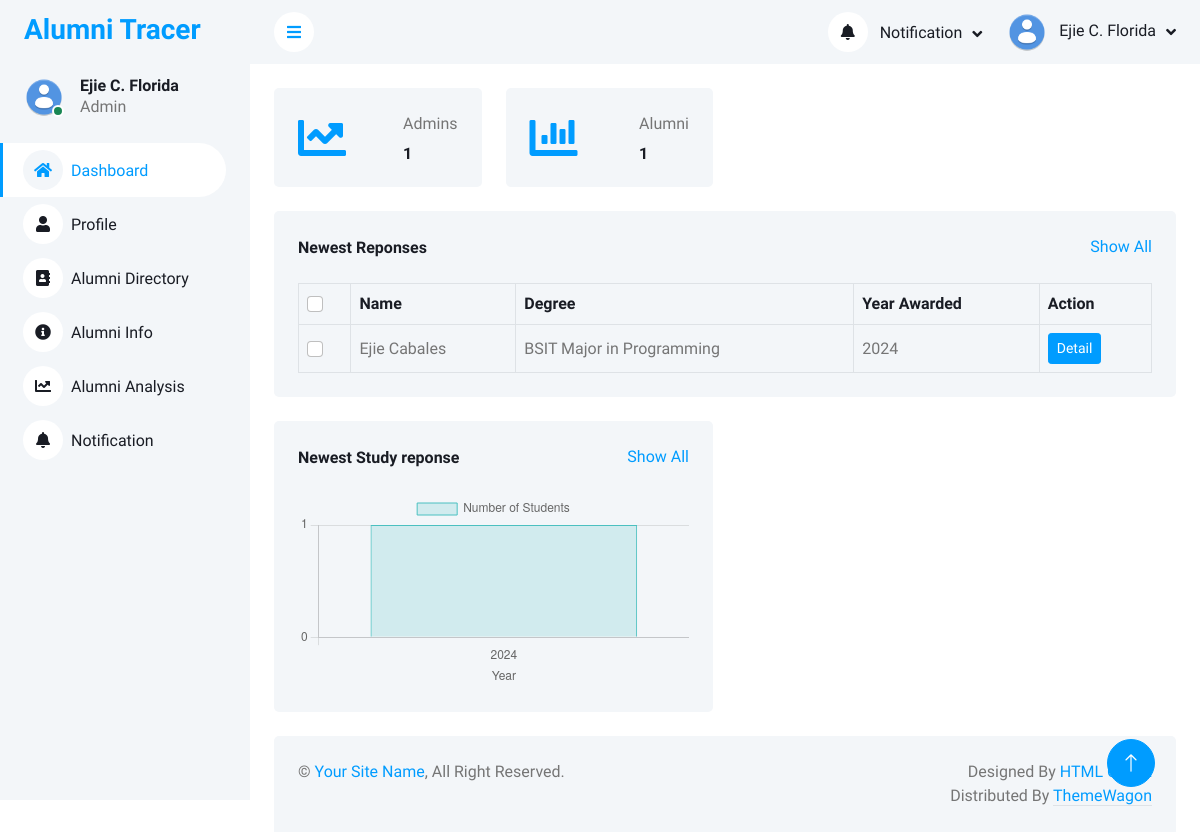
Screenshot of /php_files/admin_dashboard.php (signed in) with the database file from the repository.
### tables this page shows
CREATE TABLE `r_accounts` (
  `id` int(11) NOT NULL,
  `name` varchar(100) NOT NULL,
  `email` varchar(100) NOT NULL,
  `school_role` varchar(100) NOT NULL,
  `school` varchar(255) NOT NULL,
  `password` varchar(200) NOT NULL,
  `date_registered` datetime NOT NULL DEFAULT current_timestamp(),
  `profile_img` varchar(255) NOT NULL,
  `contact` varchar(255) NOT NULL,
  `bio` varchar(255) NOT NULL,
  `status` varchar(255) NOT NULL,
  `face_data` varchar(255) DEFAULT NULL
);

CREATE TABLE `l_study_response` (
  `id` int(11) NOT NULL,
  `gmail` varchar(255) NOT NULL,
  `choose_school` varchar(255) NOT NULL,
  `name` varchar(255) NOT NULL,
  `sex` varchar(255) DEFAULT NULL,
  `age` int(3) DEFAULT NULL,
  `degree` varchar(255) DEFAULT NULL,
  `year_awarded` year(4) DEFAULT NULL,
  `current_study` text DEFAULT NULL,
  `if_no_jobs` text DEFAULT NULL,
  `if_yes_details` text DEFAULT NULL,
  `pursue_reasons` text DEFAULT NULL,
  `current_position` text DEFAULT NULL,
  `other_position` text DEFAULT NULL,
  `time_to_job` text DEFAULT NULL,
  `time_gap` text DEFAULT NULL,
  `employment_history` text DEFAULT NULL,
  `job_info_source` text DEFAULT NULL,
  `other_job_info` varchar(255) DEFAULT NULL,
  `job_qualifications` text DEFAULT NULL,
  `gross_salary` varchar(50) DEFAULT NULL,
  `job_benefits` text DEFAULT NULL,
  `work_location` varchar(255) DEFAULT NULL,
  `num_employees` varchar(255) DEFAULT NULL,
  `work_nature` varchar(255) DEFAULT NULL,
  `other_work_nature_text` text DEFAULT NULL,
  `proof_image` varchar(255) DEFAULT NULL,
  `job_problem` varchar(255) DEFAULT NULL,
  `problem_elaboration` text DEFAULT NULL,
  `self_employed_reason` text DEFAULT NULL,
  `knowledge_enhance` text DEFAULT NULL,
  `problem_solving` text DEFAULT NULL,
  `research_skills` text DEFAULT NULL,
  `learning_efficiency` text DEFAULT NULL,
  `communication_skills` text DEFAULT NULL,
  `more_inclined` text DEFAULT NULL,
  `team_spirit` text DEFAULT NULL,
  `job_relevance` varchar(255) DEFAULT NULL,
  `applied_course` varchar(255) DEFAULT NULL,
  `possible_reasons` varchar(255) DEFAULT NULL,
  `other_reasons` text DEFAULT NULL,
  `present_job` varchar(255) DEFAULT NULL,
  `other_job` text DEFAULT NULL,
  `range_module` text DEFAULT NULL,
  `optional_module` text DEFAULT NULL,
  `relevance` text DEFAULT NULL,
  `worlkload` text DEFAULT NULL,
  `solving` text DEFAULT NULL,
  `learning` text DEFAULT NULL,
  `placement` text DEFAULT NULL,
  `environment` text DEFAULT NULL,
  `quality` text DEFAULT NULL,
  `job_satisfaction` varchar(255) DEFAULT NULL,
  `job_stay` varchar(255) DEFAULT NULL,
  `stay_other_text` text DEFAULT NULL,
  `status` text DEFAULT NULL,
  `created_at` timestamp NOT NULL DEFAULT current_timestamp(),
  `check_mode` int(11) NOT NULL
);

### php_files/admin_dashboard.php (the view, shortened to what this page needs)
<?php
include("../connection/conn.php");
function decryptData($encryptedData)
{
    $key = ENCRYPTION_KEY;
    $data = base64_decode($encryptedData);
    $ivLength = openssl_cipher_iv_length('aes-256-cbc');
    $iv = substr($data, 0, $ivLength);
    $encrypted = substr($data, $ivLength);
    return openssl_decrypt($encrypted, 'aes-256-cbc', $key, 0, $iv);
}
$id = $_SESSION['user_id'];
$sql = "SELECT * FROM r_accounts WHERE id = '$id'";
$query = mysqli_query($conn, $sql);
$call = mysqli_fetch_assoc($query);
$adminCountSql = "SELECT COUNT(*) as admin_count FROM r_accounts";
$adminCountQry = mysqli_query($conn, $adminCountSql);
$adminCount =  mysqli_fetch_assoc($adminCountQry);
$approvedAlumniSql = "SELECT COUNT(*) as approved_alumni_count FROM e_schools WHERE confirm_status = 'Approved'";
$approvedAlumniQry = mysqli_query($conn, $approvedAlumniSql);
$approvedAlumni =  mysqli_fetch_assoc($approvedAlumniQry);
$responseSql = "SELECT id, `name`, degree, year_awarded FROM l_study_response ORDER BY created_at DESC  LIMIT 5";
$responseQry = mysqli_query($conn, $responseSql);
$alumniSql = "SELECT degree, year_awarded, COUNT(*) as student_count
        FROM l_study_response
        GROUP BY  year_awarded
        ORDER BY year_awarded";
$alumniQry = mysqli_query($conn, $alumniSql);
$years_degrees = [];
$student_counts = [];
while ($row = mysqli_fetch_assoc($alumniQry)) {
    $years_degrees[] = $row['year_awarded'];
    $student_counts[] = $row['student_count'];
}
$years_degrees_json = json_encode($years_degrees);
$student_counts_json = json_encode($student_counts);
?>
<!DOCTYPE html>
<html lang="en">
<head>
    <link href="https://cdnjs.cloudflare.com/ajax/libs/font-awesome/5.10.0/css/all.min.css" rel="stylesheet">
    <link href="https://cdn.jsdelivr.net/npm/bootstrap-icons@1.4.1/font/bootstrap-icons.css" rel="stylesheet">
    <link href="../template/lib/owlcarousel/assets/owl.carousel.min.css" rel="stylesheet">
    <link href="../template/lib/tempusdominus/css/tempusdominus-bootstrap-4.min.css" rel="stylesheet" />
    <link href="../template/css/bootstrap.min.css" rel="stylesheet">
    <link href="../template/css/style.css" rel="stylesheet">
</head>
<body>
    <div class="container-xxl position-relative bg-white d-flex p-0">
        <div class="sidebar pe-4 pb-3">
            <nav class="navbar bg-light navbar-light">
                <a href="index.html" class="navbar-brand mx-4 mb-3">
                    <h3 class="text-primary">Alumni Tracer</h3>
                </a>
                <div class="d-flex align-items-center ms-4 mb-4">
                    <div class="position-relative">
                        <img class="rounded-circle" src="<?php echo $call['profile_img'];  ?>" alt="" style="width: 40px; height: 40px;">
                        <div class="bg-success rounded-circle border border-2 border-white position-absolute end-0 bottom-0 p-1"></div>
                    </div>
                    <div class="ms-3">
                        <h6 class="mb-0"><?php echo decryptData($call["name"]); ?></h6>
                        <span>Admin</span>
                    </div>
                </div>
                <div class="navbar-nav w-100">
                <a href="admin_dashboard.php" class="nav-item nav-link active"><i class="fa fa-home me-2"></i>Dashboard</a>
                <a href="admin_profile.php" class="nav-item nav-link"><i class="fa fa-user me-2"></i>Profile</a>
                <a href="admin_alumni_directory.php" class="nav-item nav-link"><i class="fa fa-address-book me-2"></i>Alumni Directory</a>
                <a href="admin_alumni_information.php" class="nav-item nav-link"><i class="fa fa-info-circle me-2"></i>Alumni Info</a>
                <a href="admin_alumni_analysis.php" class="nav-item nav-link"><i class="fa fa-chart-line me-2"></i>Alumni Analysis</a>
                <a href="admin_notification.php" class="nav-item nav-link"><i class="fa fa-bell me-2"></i>Notification</a>
                </div>
            </nav>
        </div>
        <div class="content">
            <nav class="navbar navbar-expand bg-light navbar-light sticky-top px-4 py-0">
                <a href="#" class="sidebar-toggler flex-shrink-0">
                    <i class="fa fa-bars"></i>
                </a>
                <div class="navbar-nav align-items-center ms-auto">
                    <div class="nav-item dropdown">
                        <a href="#" class="nav-link dropdown-toggle" data-bs-toggle="dropdown">
                            <i class="fa fa-bell me-lg-2"></i>
                            <span class="d-none d-lg-inline-flex">Notification</span>
                        </a>
                    </div>
                    <div class="nav-item dropdown">
                        <a href="#" class="nav-link dropdown-toggle" data-bs-toggle="dropdown">
                            <img class="rounded-circle me-lg-2" src="<?php echo $call['profile_img'];  ?>" alt="" style="width: 40px; height: 40px;">
                            <span class="d-none d-lg-inline-flex"><?php echo decryptData($call["name"]); ?></span>
                        </a>
                    </div>
                </div>
            </nav>
            <div class="container-fluid pt-4 px-4">
                <div class="row g-4">
                    <div class="col-sm-6 col-xl-3">
                        <div class="bg-light rounded d-flex align-items-center justify-content-between p-4">
                            <i class="fa fa-chart-line fa-3x text-primary"></i>
                            <div class="ms-3">
                                <p class="mb-2">Admins</p>
                                <h6 class="mb-0"><?php echo $adminCount["admin_count"]; ?></h6>
                            </div>
                        </div>
                    </div>
                    <div class="col-sm-6 col-xl-3">
                        <div class="bg-light rounded d-flex align-items-center justify-content-between p-4">
                            <i class="fa fa-chart-bar fa-3x text-primary"></i>
                            <div class="ms-3">
                                <p class="mb-2">Alumni</p>
                                <h6 class="mb-0"><?php echo $approvedAlumni["approved_alumni_count"]; ?></h6>
                            </div>
                        </div>
                    </div>
                </div>
            </div>
            <div class="container-fluid pt-4 px-4">
                <div class="bg-light text-center rounded p-4">
                    <div class="d-flex align-items-center justify-content-between mb-4">
                        <h6 class="mb-0">Newest Reponses</h6>
                        <a href="">Show All</a>
                    </div>
                    <div class="table-responsive">
                        <table class="table text-start align-middle table-bordered table-hover mb-0">
                            <thead>
                                <tr class="text-dark">
                                    <th scope="col"><input class="form-check-input" type="checkbox"></th>
                                    <th scope="col">Name</th>
                                    <th scope="col">Degree</th>
                                    <th scope="col">Year Awarded</th>
                                    <th scope="col">Action</th>
                                </tr>
                            </thead>
                            <tbody>
                                <?php
                                if ($responseQry) {
                                    while ($response = mysqli_fetch_assoc($responseQry)) {
                                ?>
                                        <tr>
                                            <td><input class="form-check-input" type="checkbox"></td>
                                            <td> <?php echo decryptData($response["name"]); ?> </td>
                                            <td> <?php echo decryptData($response["degree"]); ?> </td>
                                            <td> <?php echo $response["year_awarded"]; ?> </td>
                                            <td><a class="btn btn-sm btn-primary" href="">Detail</a></td>
                                        </tr>
                                <?php
                                    }
                                } else {
                                    echo "
                                        <tr>
                                            <td colspan='5'>No data found</td>
                                        </tr>
                                    ";
                                }
                                ?>
                            </tbody>
                        </table>
                    </div>
                </div>
            </div>
            <div class="container-fluid pt-4 px-4">
                <div class="row g-4">
                    <div class="col-sm-12 col-xl-6">
                        <div class="bg-light text-center rounded p-4">
                            <div class="d-flex align-items-center justify-content-between mb-4">
                                <h6 class="mb-0">Newest Study reponse</h6>
                                <a href="">Show All</a>
                            </div>
                            <canvas id="alumni-graph"></canvas>
                        </div>
                    </div>
                </div>
            </div>
            <div class="container-fluid pt-4 px-4">
                <div class="bg-light rounded-top p-4">
                    <div class="row">
                        <div class="col-12 col-sm-6 text-center text-sm-start">
                            &copy; <a href="#">Your Site Name</a>, All Right Reserved.
                        </div>
                        <div class="col-12 col-sm-6 text-center text-sm-end">
                            Designed By <a href="https://htmlcodex.com">HTML Codex</a>
                            Distributed By <a class="border-bottom" href="https://themewagon.com" target="_blank">ThemeWagon</a>
                        </div>
                    </div>
                </div>
            </div>
        </div>
        <a href="#" class="btn btn-lg btn-primary btn-lg-square back-to-top"><i class="bi bi-arrow-up"></i></a>
    </div>
    <script>
        document.addEventListener("DOMContentLoaded", function() {
            // Get the canvas element by ID
            var ctx = document.getElementById("alumni-graph").getContext('2d');
            // Fetch the data from PHP (passed as JSON)
            var labels = <?php echo $years_degrees_json; ?>; // Year and Degree labels
            var data = <?php echo $student_counts_json; ?>; // Student counts
            // Create a new bar chart
            var studentsChart = new Chart(ctx, {
                type: 'bar',
                data: {
                    labels: labels, // Dynamic labels (Year - Degree)
                    datasets: [{
                        label: 'Number of Students',
                        data: data, // Dynamic data (student counts)
                        backgroundColor: 'rgba(75, 192, 192, 0.2)',
                        borderColor: 'rgba(75, 192, 192, 1)',
                        borderWidth: 1
                    }]
                },
                options: {
                    responsive: true,
                    scales: {
                        x: {
                            title: {
                                display: true,
                                text: 'Year'
                            }
                        },
                        y: {
                            ticks: {
                                stepSize: 1, // Ensure step size is 1 to only show whole numbers
                                callback: function(value) {
                                    if (Number.isInteger(value)) {
                                        return value; // Only return whole numbers
                                    }
                                }
                            }
                        },
                        beginAtZero: true // Ensures the y-axis starts at 0
                    }
                }
            });
        });
    </script>
</body>
</html>

### rows the page displays
r_accounts: profile_img (placeholder picture), name "Ejie C. Florida"
l_study_response: name "Ejie Cabales", degree "BSIT Major in Programming", year_awarded "2024"

### other values shown
$adminCount["admin_count"] "1"
$approvedAlumni["approved_alumni_count"] "1"
chart data {{ $years_degrees_json }} ["2024"]
chart data {{ $student_counts_json }} ["1"]
